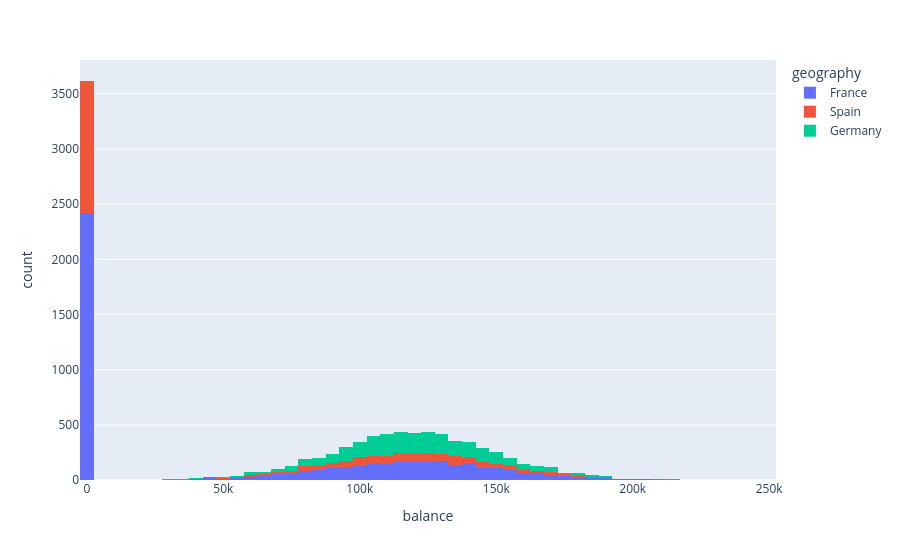

Notebook cell for this chart:
### Code cell
# Gráfico com a distribuição de saldo por país
graf_saldo_pais = px.histogram(df, x="balance", color="geography")
graf_saldo_pais.show()

### Figure 1 — Plotly figure (JSON) as saved in the notebook; plotly's stock layout.template omitted (floating-point values rounded to 4 significant figures; data arrays with more than 128 entries replaced by an {"elided": "..."} marker saying what was removed)
{"data": [{"bingroup": "x", "hovertemplate": "geography=France<br>balance=%{x}<br>count=%{y}<extra></extra>", "legendgroup": "France", "marker": {"color": "#636efa", "pattern": {"shape": ""}}, "name": "France", "orientation": "v", "showlegend": true, "type": "histogram", "x": {"elided": "5014 float values"}, "xaxis": "x", "yaxis": "y"}, {"bingroup": "x", "hovertemplate": "geography=Spain<br>balance=%{x}<br>count=%{y}<extra></extra>", "legendgroup": "Spain", "marker": {"color": "#EF553B", "pattern": {"shape": ""}}, "name": "Spain", "orientation": "v", "showlegend": true, "type": "histogram", "x": {"elided": "2477 float values"}, "xaxis": "x", "yaxis": "y"}, {"bingroup": "x", "hovertemplate": "geography=Germany<br>balance=%{x}<br>count=%{y}<extra></extra>", "legendgroup": "Germany", "marker": {"color": "#00cc96", "pattern": {"shape": ""}}, "name": "Germany", "orientation": "v", "showlegend": true, "type": "histogram", "x": {"elided": "2509 float values"}, "xaxis": "x", "yaxis": "y"}], "layout": {"barmode": "relative", "legend": {"title": {"text": "geography"}, "tracegroupgap": 0}, "margin": {"t": 60}, "xaxis": {"anchor": "y", "domain": [0, 1], "title": {"text": "balance"}}, "yaxis": {"anchor": "x", "domain": [0, 1], "title": {"text": "count"}}}}
